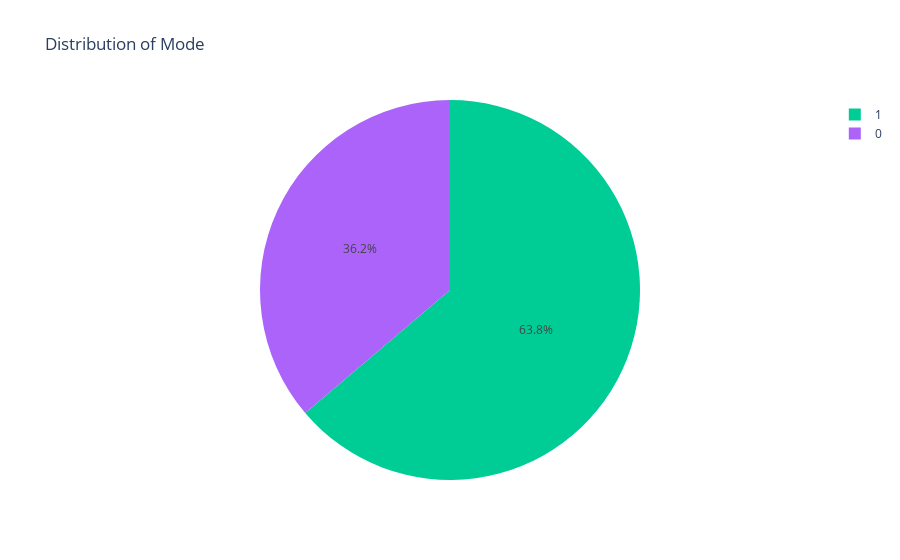

This figure's notebook cell:
### Code cell
mode_counts = df['mode'].value_counts()
fig = px.pie(
    names=mode_counts.index,
    values=mode_counts.values,
    title='Distribution of Mode',
    color=mode_counts.index,  
    color_discrete_map={'major': 'pink', 'minor': 'black'}  
)

fig.show()

### Figure 1 — Plotly figure (JSON) as saved in the notebook; plotly's stock layout.template omitted (floating-point values rounded to 4 significant figures)
{"data": [{"customdata": [[1], [0]], "domain": {"x": [0, 1], "y": [0, 1]}, "hovertemplate": "label=%{label}<br>value=%{value}<br>color=%{customdata[0]}<extra></extra>", "labels": [1, 0], "legendgroup": "", "marker": {"colors": ["#00cc96", "#ab63fa"]}, "name": "", "showlegend": true, "type": "pie", "values": [72429, 41120]}], "layout": {"legend": {"tracegroupgap": 0}, "title": {"text": "Distribution of Mode"}}}
